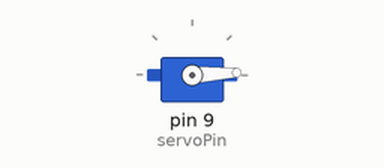
Simulated run of this sketch. Board: Arduino Uno, built with avr-gcc and run on an emulated ATmega328P. On the bench: servo.

Above: at 0.05 s.
At 1.3 s:
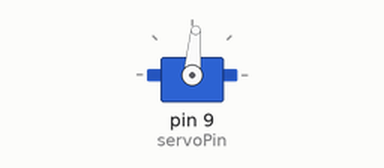
At 2.6 s:
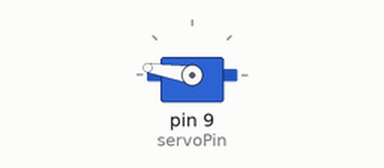
At 5.2 s:
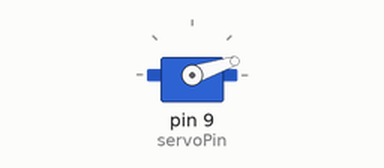
Timing chart, 0 to 7.1 s (numbered marks = the images above):
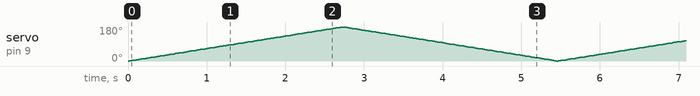

The sketch:

Servo_Sweep.ino
```cpp
#include <Servo.h>
#define servoPin   9

Servo myServo;       // create servo object to control a servo

void setup()
{
  myServo.attach(servoPin);  // attaches the servo on pin 9 to the servo object
}

void loop()
{
  for (int i = 0; i <= 180; i++)         // goes from 0 degrees to 180 degrees (in steps of 1 degree)
  {
    myServo.write(i);                    // tell servo to go to position
    delay(15);                           // waits 15 ms for the servo to reach the position
  }

  for (int i = 180; i >= 0; i--)         // goes from 180 degrees to 0 degrees
  {
    myServo.write(i);                    // tell servo to go to position
    delay(15);                           // waits 15 ms for the servo to reach the position
  }
}
```
